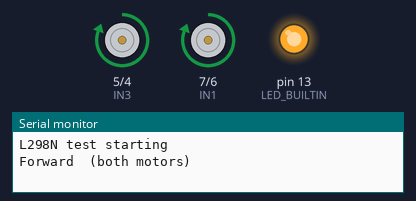
This sketch was run on a simulated Arduino Uno, built with avr-gcc and run on an emulated ATmega328P. Parts: motor-driver pin pairs drawn as motors (green arrow = first pin HIGH = forward, orange = second pin HIGH = backward, longer = more drive), output pins drawn as LEDs (lit = HIGH), the last lines printed to the serial monitor.

Above: at 1.0 s.
At 5.0 s:
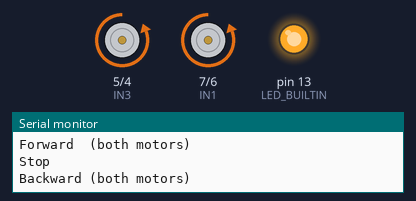
At 9.0 s:
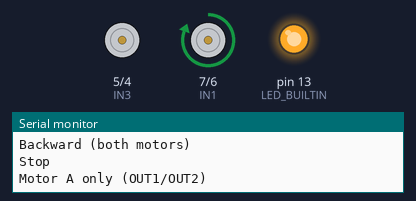
At 11.0 s:
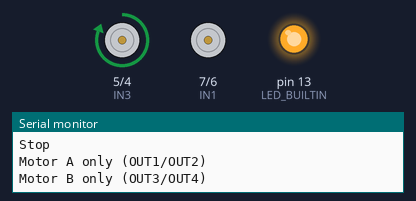
At 17.0 s:
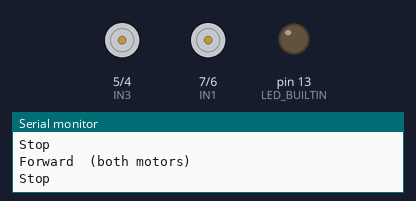
Timing chart, 0 to 18.2 s (numbered marks = the images above):
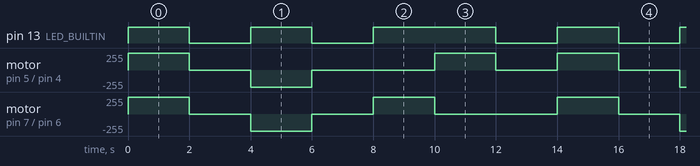

The sketch:

L298N_Test.ino
```cpp
// L298N motor driver test - nothing else (no Bluetooth, no servos)
// Wheels off the ground! It repeats: forward, stop, backward, stop,
// left motor only, right motor only, stop.
//
// Wiring:  IN1 -> D7   IN2 -> D6   IN3 -> D5   IN4 -> D4
//          L298N GND -> Arduino GND AND battery minus
//          Battery plus (7-12 V) -> L298N "12V" terminal
//          ENA and ENB jumper caps ON
// Open Tools > Serial Monitor at 9600 to see each step.
// The Arduino's own LED (L, pin 13) is lit while the motors should be turning.

const byte IN1 = 7, IN2 = 6, IN3 = 5, IN4 = 4;

void motors(byte a, byte b, byte c, byte d, const __FlashStringHelper *name, bool moving) {
  digitalWrite(IN1, a);
  digitalWrite(IN2, b);
  digitalWrite(IN3, c);
  digitalWrite(IN4, d);
  digitalWrite(LED_BUILTIN, moving);
  Serial.println(name);
  delay(2000);
}

void setup() {
  Serial.begin(9600);
  pinMode(IN1, OUTPUT);
  pinMode(IN2, OUTPUT);
  pinMode(IN3, OUTPUT);
  pinMode(IN4, OUTPUT);
  pinMode(LED_BUILTIN, OUTPUT);
  Serial.println(F("L298N test starting"));
}

void loop() {
  motors(HIGH, LOW, HIGH, LOW, F("Forward  (both motors)"), true);
  motors(LOW, LOW, LOW, LOW,   F("Stop"), false);
  motors(LOW, HIGH, LOW, HIGH, F("Backward (both motors)"), true);
  motors(LOW, LOW, LOW, LOW,   F("Stop"), false);
  motors(HIGH, LOW, LOW, LOW,  F("Motor A only (OUT1/OUT2)"), true);
  motors(LOW, LOW, HIGH, LOW,  F("Motor B only (OUT3/OUT4)"), true);
  motors(LOW, LOW, LOW, LOW,   F("Stop"), false);
}
```

Measured:
- by itself, pin 13 (LED_BUILTIN): repeats every 14.0 s: LOW 2.0 s, HIGH 2.0 s, LOW 2.0 s, HIGH 4.0 s, LOW 2.0 s, HIGH 2.0 s
- by itself, motor on pin 5 (IN3) / pin 4 (IN4): repeats every 14.0 s: stopped 2.0 s, backward 255/255 2.0 s, stopped 4.0 s, forward 255/255 2.0 s, stopped 2.0 s, forward 255/255 2.0 s
- by itself, motor on pin 7 (IN1) / pin 6 (IN2): repeats every 14.0 s: stopped 2.0 s, backward 255/255 2.0 s, stopped 2.0 s, forward 255/255 2.0 s, stopped 4.0 s, forward 255/255 2.0 s
